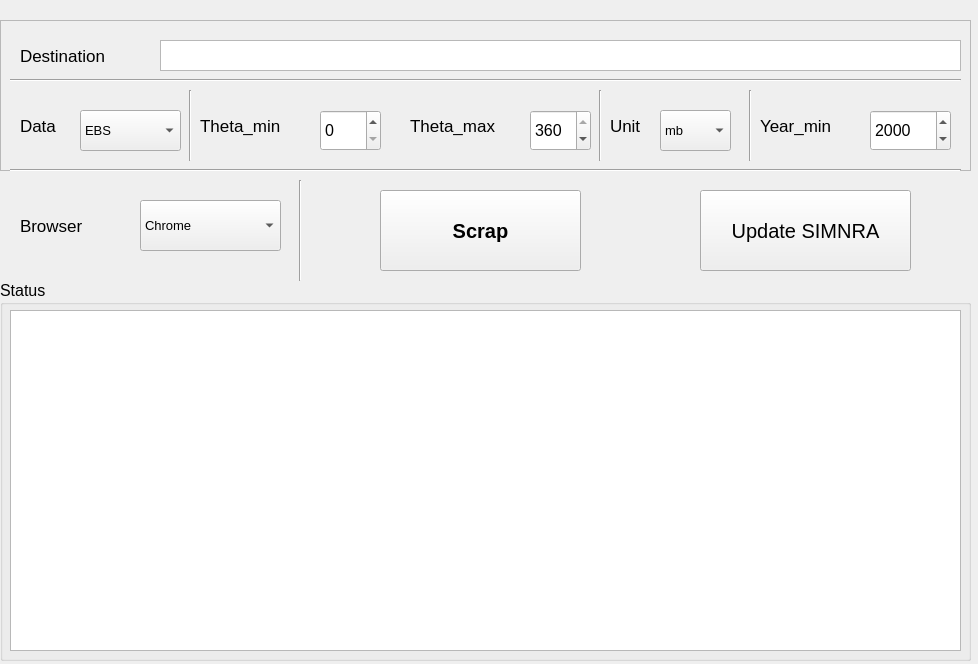
<?xml version="1.0" encoding="UTF-8"?>
<ui version="4.0">
 <class>MainWindow</class>
 <widget class="QMainWindow" name="MainWindow">
  <property name="geometry">
   <rect>
    <x>0</x>
    <y>0</y>
    <width>978</width>
    <height>664</height>
   </rect>
  </property>
  <property name="windowTitle">
   <string>ScrapIBANDL</string>
  </property>
  <widget class="QWidget" name="centralwidget">
   <widget class="QGroupBox" name="groupBox">
    <property name="geometry">
     <rect>
      <x>0</x>
      <y>280</y>
      <width>971</width>
      <height>381</height>
     </rect>
    </property>
    <property name="font">
     <font>
      <pointsize>12</pointsize>
     </font>
    </property>
    <property name="title">
     <string>Status</string>
    </property>
   </widget>
   <widget class="QTextEdit" name="textEdit">
    <property name="geometry">
     <rect>
      <x>10</x>
      <y>310</y>
      <width>951</width>
      <height>341</height>
     </rect>
    </property>
    <property name="font">
     <font>
      <pointsize>10</pointsize>
     </font>
    </property>
    <property name="html">
     <string>&lt;!DOCTYPE HTML PUBLIC &quot;-//W3C//DTD HTML 4.0//EN&quot; &quot;http://www.w3.org/TR/REC-html40/strict.dtd&quot;&gt;
&lt;html&gt;&lt;head&gt;&lt;meta name=&quot;qrichtext&quot; content=&quot;1&quot; /&gt;&lt;style type=&quot;text/css&quot;&gt;
p, li { white-space: pre-wrap; }
&lt;/style&gt;&lt;/head&gt;&lt;body style=&quot; font-family:'MS Shell Dlg 2'; font-size:10pt; font-weight:400; font-style:normal;&quot;&gt;
&lt;p style=&quot;-qt-paragraph-type:empty; margin-top:0px; margin-bottom:0px; margin-left:0px; margin-right:0px; -qt-block-indent:0; text-indent:0px; font-size:7.8pt;&quot;&gt;&lt;br /&gt;&lt;/p&gt;&lt;/body&gt;&lt;/html&gt;</string>
    </property>
   </widget>
   <widget class="QComboBox" name="comboBox">
    <property name="geometry">
     <rect>
      <x>80</x>
      <y>110</y>
      <width>101</width>
      <height>41</height>
     </rect>
    </property>
    <property name="font">
     <font>
      <pointsize>10</pointsize>
     </font>
    </property>
    <property name="currentText">
     <string>EBS</string>
    </property>
    <item>
     <property name="text">
      <string>EBS</string>
     </property>
    </item>
    <item>
     <property name="text">
      <string>NRA</string>
     </property>
    </item>
    <item>
     <property name="text">
      <string>PIGE</string>
     </property>
    </item>
    <item>
     <property name="text">
      <string>ALL</string>
     </property>
    </item>
   </widget>
   <widget class="QPushButton" name="pushButton_2">
    <property name="geometry">
     <rect>
      <x>380</x>
      <y>190</y>
      <width>201</width>
      <height>81</height>
     </rect>
    </property>
    <property name="font">
     <font>
      <pointsize>15</pointsize>
      <weight>75</weight>
      <bold>true</bold>
     </font>
    </property>
    <property name="text">
     <string>Scrap</string>
    </property>
   </widget>
   <widget class="QListWidget" name="listWidget">
    <property name="geometry">
     <rect>
      <x>160</x>
      <y>40</y>
      <width>801</width>
      <height>31</height>
     </rect>
    </property>
    <item>
     <property name="text">
      <string/>
     </property>
     <property name="flags">
      <set>ItemIsSelectable|ItemIsEditable|ItemIsDragEnabled|ItemIsUserCheckable|ItemIsEnabled</set>
     </property>
    </item>
   </widget>
   <widget class="QLabel" name="label1">
    <property name="geometry">
     <rect>
      <x>20</x>
      <y>30</y>
      <width>131</width>
      <height>51</height>
     </rect>
    </property>
    <property name="font">
     <font>
      <pointsize>13</pointsize>
     </font>
    </property>
    <property name="text">
     <string>Destination</string>
    </property>
   </widget>
   <widget class="QPushButton" name="pushButton_3">
    <property name="geometry">
     <rect>
      <x>700</x>
      <y>190</y>
      <width>211</width>
      <height>81</height>
     </rect>
    </property>
    <property name="font">
     <font>
      <pointsize>15</pointsize>
      <weight>50</weight>
      <bold>false</bold>
     </font>
    </property>
    <property name="text">
     <string>Update SIMNRA</string>
    </property>
   </widget>
   <widget class="QLabel" name="label1_2">
    <property name="geometry">
     <rect>
      <x>20</x>
      <y>100</y>
      <width>61</width>
      <height>51</height>
     </rect>
    </property>
    <property name="font">
     <font>
      <pointsize>13</pointsize>
     </font>
    </property>
    <property name="text">
     <string>Data</string>
    </property>
   </widget>
   <widget class="QFrame" name="frame">
    <property name="geometry">
     <rect>
      <x>0</x>
      <y>20</y>
      <width>971</width>
      <height>151</height>
     </rect>
    </property>
    <property name="frameShape">
     <enum>QFrame::StyledPanel</enum>
    </property>
    <property name="frameShadow">
     <enum>QFrame::Raised</enum>
    </property>
    <widget class="QDoubleSpinBox" name="SpinBox_X_6">
     <property name="geometry">
      <rect>
       <x>320</x>
       <y>90</y>
       <width>61</width>
       <height>41</height>
      </rect>
     </property>
     <property name="font">
      <font>
       <pointsize>12</pointsize>
      </font>
     </property>
     <property name="suffix">
      <string/>
     </property>
     <property name="decimals">
      <number>0</number>
     </property>
     <property name="minimum">
      <double>0.000000000000000</double>
     </property>
     <property name="maximum">
      <double>360.000000000000000</double>
     </property>
     <property name="singleStep">
      <double>5.000000000000000</double>
     </property>
     <property name="value">
      <double>0.000000000000000</double>
     </property>
    </widget>
    <widget class="QDoubleSpinBox" name="SpinBox_X_7">
     <property name="geometry">
      <rect>
       <x>530</x>
       <y>90</y>
       <width>61</width>
       <height>41</height>
      </rect>
     </property>
     <property name="font">
      <font>
       <pointsize>12</pointsize>
      </font>
     </property>
     <property name="suffix">
      <string/>
     </property>
     <property name="decimals">
      <number>0</number>
     </property>
     <property name="minimum">
      <double>0.000000000000000</double>
     </property>
     <property name="maximum">
      <double>360.000000000000000</double>
     </property>
     <property name="singleStep">
      <double>5.000000000000000</double>
     </property>
     <property name="value">
      <double>360.000000000000000</double>
     </property>
    </widget>
    <widget class="Line" name="line">
     <property name="geometry">
      <rect>
       <x>10</x>
       <y>50</y>
       <width>951</width>
       <height>20</height>
      </rect>
     </property>
     <property name="orientation">
      <enum>Qt::Horizontal</enum>
     </property>
    </widget>
    <widget class="QLabel" name="label1_4">
     <property name="geometry">
      <rect>
       <x>200</x>
       <y>80</y>
       <width>111</width>
       <height>51</height>
      </rect>
     </property>
     <property name="font">
      <font>
       <pointsize>13</pointsize>
      </font>
     </property>
     <property name="text">
      <string>Theta_min</string>
     </property>
    </widget>
    <widget class="QLabel" name="label1_5">
     <property name="geometry">
      <rect>
       <x>410</x>
       <y>80</y>
       <width>111</width>
       <height>51</height>
      </rect>
     </property>
     <property name="font">
      <font>
       <pointsize>13</pointsize>
      </font>
     </property>
     <property name="text">
      <string>Theta_max</string>
     </property>
    </widget>
    <widget class="Line" name="line_3">
     <property name="geometry">
      <rect>
       <x>180</x>
       <y>70</y>
       <width>20</width>
       <height>71</height>
      </rect>
     </property>
     <property name="orientation">
      <enum>Qt::Vertical</enum>
     </property>
    </widget>
    <widget class="Line" name="line_4">
     <property name="geometry">
      <rect>
       <x>590</x>
       <y>70</y>
       <width>20</width>
       <height>71</height>
      </rect>
     </property>
     <property name="orientation">
      <enum>Qt::Vertical</enum>
     </property>
    </widget>
    <widget class="Line" name="line_5">
     <property name="geometry">
      <rect>
       <x>740</x>
       <y>70</y>
       <width>20</width>
       <height>71</height>
      </rect>
     </property>
     <property name="orientation">
      <enum>Qt::Vertical</enum>
     </property>
    </widget>
    <widget class="QDoubleSpinBox" name="SpinBox_X_8">
     <property name="geometry">
      <rect>
       <x>870</x>
       <y>90</y>
       <width>81</width>
       <height>41</height>
      </rect>
     </property>
     <property name="font">
      <font>
       <pointsize>12</pointsize>
      </font>
     </property>
     <property name="suffix">
      <string/>
     </property>
     <property name="decimals">
      <number>0</number>
     </property>
     <property name="minimum">
      <double>1800.000000000000000</double>
     </property>
     <property name="maximum">
      <double>2050.000000000000000</double>
     </property>
     <property name="singleStep">
      <double>1.000000000000000</double>
     </property>
     <property name="value">
      <double>2000.000000000000000</double>
     </property>
    </widget>
   </widget>
   <widget class="QComboBox" name="comboBox_3">
    <property name="geometry">
     <rect>
      <x>660</x>
      <y>110</y>
      <width>71</width>
      <height>41</height>
     </rect>
    </property>
    <property name="font">
     <font>
      <pointsize>10</pointsize>
     </font>
    </property>
    <item>
     <property name="text">
      <string>mb</string>
     </property>
    </item>
    <item>
     <property name="text">
      <string>yield</string>
     </property>
    </item>
    <item>
     <property name="text">
      <string>rr</string>
     </property>
    </item>
    <item>
     <property name="text">
      <string>tot</string>
     </property>
    </item>
    <item>
     <property name="text">
      <string>all</string>
     </property>
    </item>
   </widget>
   <widget class="QLabel" name="label1_3">
    <property name="geometry">
     <rect>
      <x>610</x>
      <y>100</y>
      <width>61</width>
      <height>51</height>
     </rect>
    </property>
    <property name="font">
     <font>
      <pointsize>13</pointsize>
     </font>
    </property>
    <property name="text">
     <string>Unit</string>
    </property>
   </widget>
   <widget class="Line" name="line_2">
    <property name="geometry">
     <rect>
      <x>10</x>
      <y>160</y>
      <width>951</width>
      <height>20</height>
     </rect>
    </property>
    <property name="orientation">
     <enum>Qt::Horizontal</enum>
    </property>
   </widget>
   <widget class="QLabel" name="label1_6">
    <property name="geometry">
     <rect>
      <x>760</x>
      <y>100</y>
      <width>111</width>
      <height>51</height>
     </rect>
    </property>
    <property name="font">
     <font>
      <pointsize>13</pointsize>
     </font>
    </property>
    <property name="text">
     <string>Year_min</string>
    </property>
   </widget>
   <widget class="Line" name="line_6">
    <property name="geometry">
     <rect>
      <x>290</x>
      <y>180</y>
      <width>21</width>
      <height>101</height>
     </rect>
    </property>
    <property name="orientation">
     <enum>Qt::Vertical</enum>
    </property>
   </widget>
   <widget class="QComboBox" name="comboBox_2">
    <property name="geometry">
     <rect>
      <x>140</x>
      <y>200</y>
      <width>141</width>
      <height>51</height>
     </rect>
    </property>
    <property name="font">
     <font>
      <pointsize>10</pointsize>
     </font>
    </property>
    <property name="currentText">
     <string>Chrome</string>
    </property>
    <item>
     <property name="text">
      <string>Chrome</string>
     </property>
    </item>
    <item>
     <property name="text">
      <string>Firefox</string>
     </property>
    </item>
   </widget>
   <widget class="QLabel" name="label1_7">
    <property name="geometry">
     <rect>
      <x>20</x>
      <y>200</y>
      <width>121</width>
      <height>51</height>
     </rect>
    </property>
    <property name="font">
     <font>
      <pointsize>13</pointsize>
     </font>
    </property>
    <property name="text">
     <string>Browser</string>
    </property>
   </widget>
   <zorder>frame</zorder>
   <zorder>groupBox</zorder>
   <zorder>textEdit</zorder>
   <zorder>comboBox</zorder>
   <zorder>pushButton_2</zorder>
   <zorder>listWidget</zorder>
   <zorder>label1</zorder>
   <zorder>pushButton_3</zorder>
   <zorder>label1_2</zorder>
   <zorder>comboBox_3</zorder>
   <zorder>label1_3</zorder>
   <zorder>line_2</zorder>
   <zorder>label1_6</zorder>
   <zorder>line_6</zorder>
   <zorder>comboBox_2</zorder>
   <zorder>label1_7</zorder>
  </widget>
 </widget>
 <resources/>
 <connections/>
</ui>
